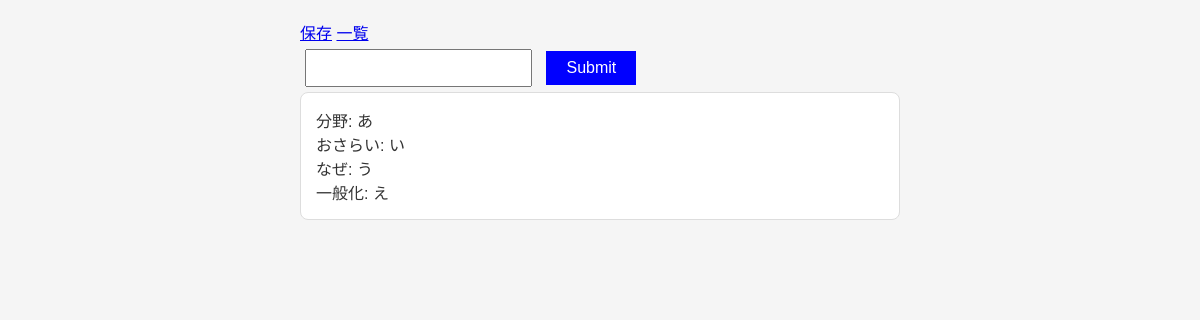
/list-page, run on an earlier commit of the app's database.
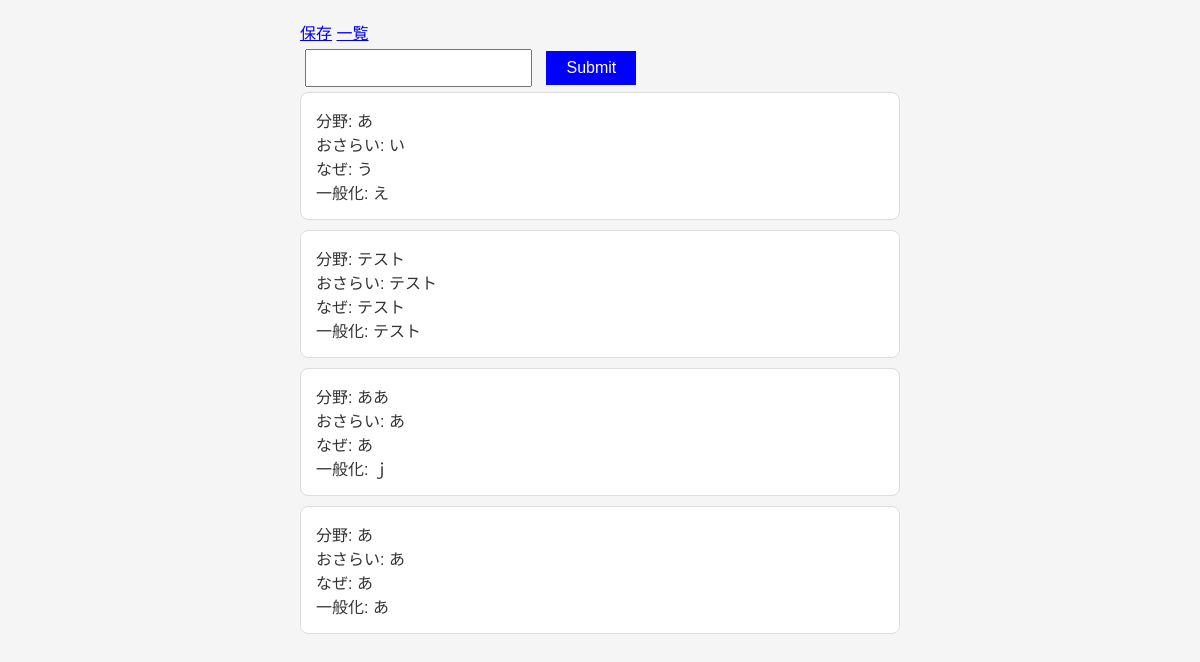
And on a later commit of the database.
### tables this page shows
CREATE TABLE knowledge (
            id INTEGER PRIMARY KEY AUTOINCREMENT,
            domain TEXT,
            recap TEXT,
            why TEXT,
            generalization TEXT,
            date TEXT
        );

### main.py (the view)
@app.get("/list-page")
def listpage(request: Request, keyword: str =""): #TemplateResponseを使うときに必要、決まり事
    conn = sqlite3.connect("review.db")
    conn.row_factory = sqlite3.Row
    cur = conn.cursor()
    if keyword == "":
        cur.execute("SELECT * FROM knowledge")
    else:
        cur.execute("SELECT * FROM knowledge WHERE  domain = ?",(keyword,))
    rows = cur.fetchall()
    conn.close()
    return templates.TemplateResponse(request, "list.html", {"rows": rows}) #list.htmlにrowsを渡し、Jinja2に処理させてる dict変換は不必要

### templates/list.html (shortened to what this page needs)
<!DOCTYPE html>
<html>
    <head>
        <link rel="stylesheet" href="/static/style.css">
    </head>
    <body>
        <a href="/save-form">保存</a>
        <a href="/list-page">一覧</a>
        <form action="/list-page" method="get">
            <input id="keyword" name="keyword">
            <input type="submit">
        </form>
        {% for row in rows %}
            <div class="card">
                分野: {{ row.domain}}<br>
                おさらい: {{ row.recap}}<br>
                なぜ: {{row.why}}<br>
                一般化: {{row.generalization}}
            </div>
        {% endfor %}
    </body>
</html>

### static/style.css (style rules this page uses)
body { font-family: sans-serif; max-width: 600px; margin: 0 auto; padding: 20px; background-color: #f5f5f5; color: #333; font-size: 16px; }
input { padding: 8px; margin: 5px; font-size: 16px; }
input[type="submit"] { background-color: blue; color: white; padding: 8px 20px; border: none; cursor: pointer; }
.card { background-color: white; border: 1px solid #ddd; padding: 15px; border-radius: 8px; margin-bottom: 10px; }

What changed in the data, as far as the page shows it:
added knowledge: domain "テスト", recap "テスト", why "テスト", generalization "テスト"
added knowledge: domain "ああ", recap "あ", why "あ", generalization "ｊ"
added knowledge: domain "あ", recap "あ", why "あ", generalization "あ"
